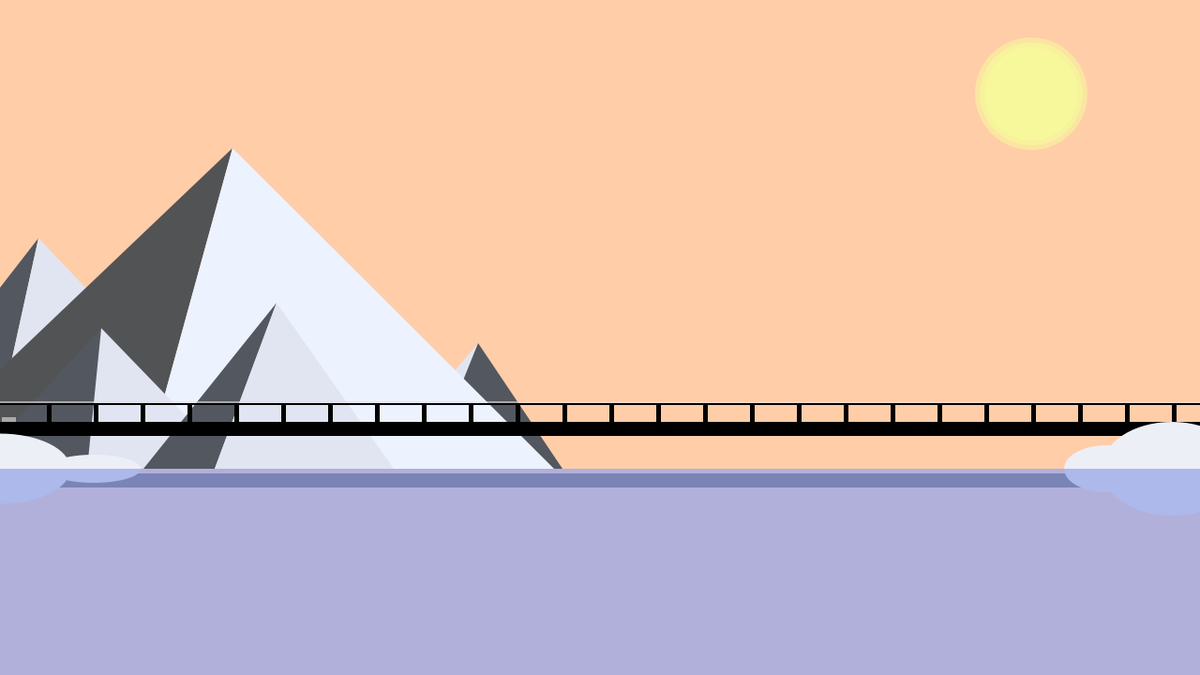
Frame 1 (no input)
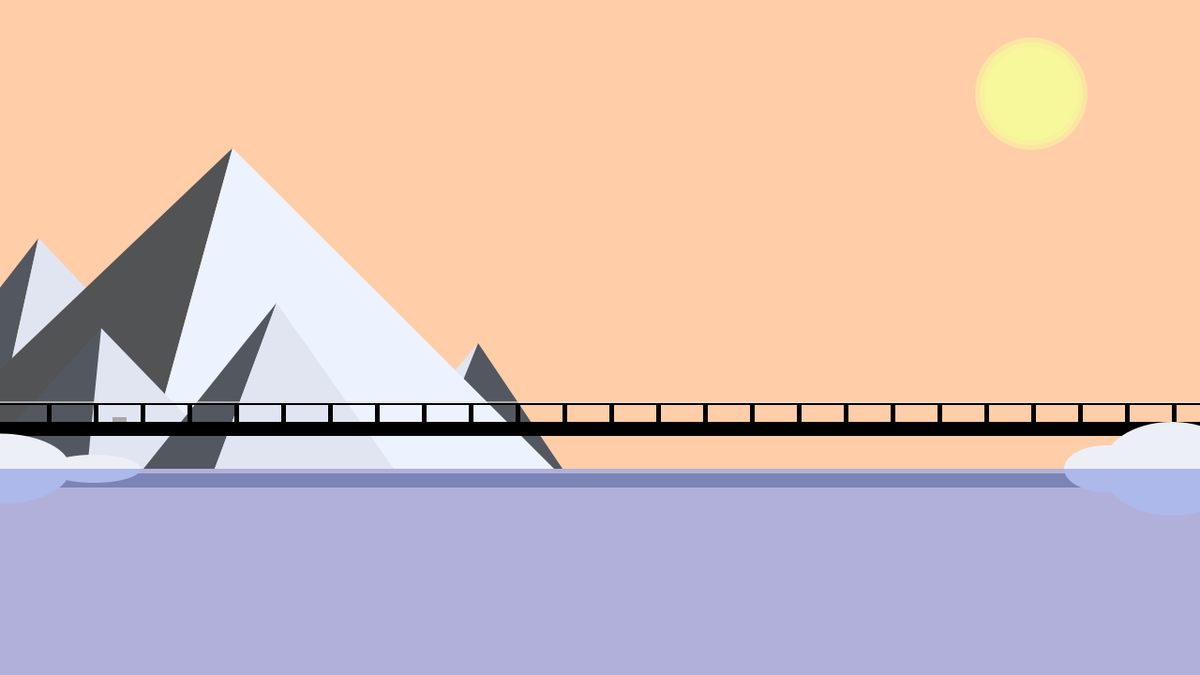
Frame 60 (the mouse pressed at the canvas centre just before this capture)
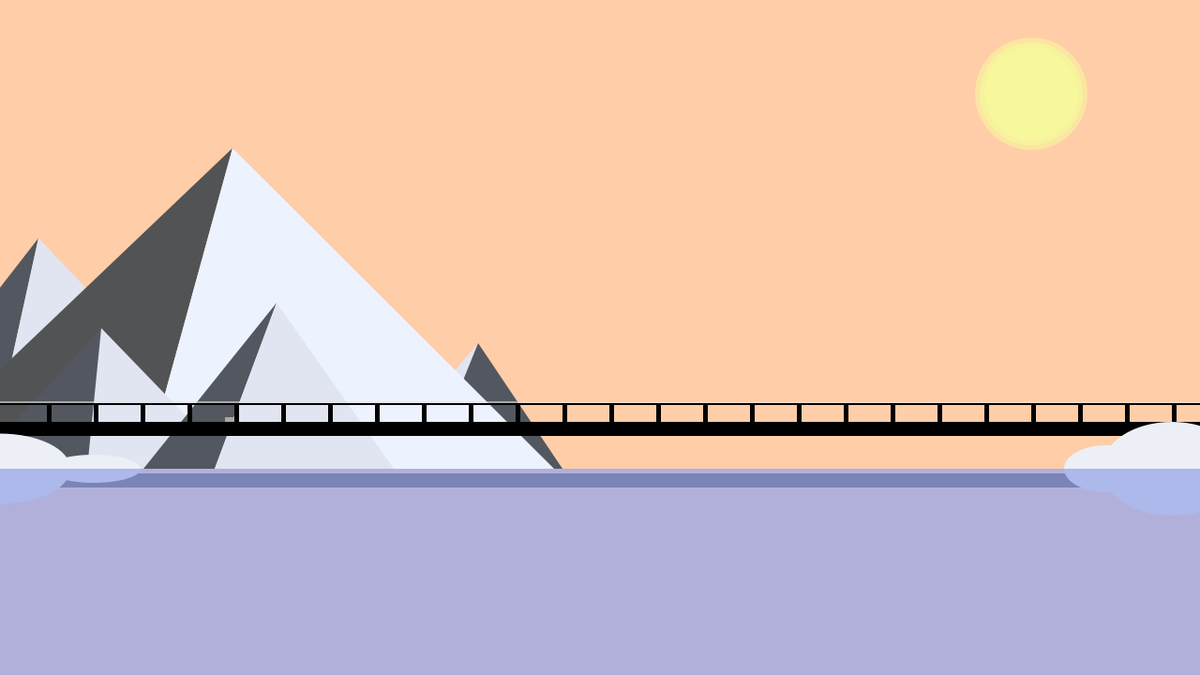
Frame 120 (the mouse held since frame 60 and released just before this capture)

The Processing sketch that drew these frames (run headless with seeded random() and noise(); from frame 60 on, the mouse is pressed at the canvas centre):

// Processing sketch: car_mountain
// ── car_mountain.pde
/*
~ must be one character in the scene
~ use one of each primitive shapes
~ use named variables when constructing the visual elements to allow for their location or size to be easily changed
~ String class to display name on the bottom corners
~allow user to influence the sketchs visual appearance through both keyboard and mouse input
~
*/

float car;

int darkBlue = #FFCDA8;
int darkGrey = #525355;
int darkGrey2 = #53575F;
int lightGrey = #EDF2FF; 
int lightGrey2 = #E1E5F2;

void setup(){
  size(1280, 720);
  noStroke();
}


void draw(){
  background(darkBlue);
  
  //car movement
  car = car + 2;
  if(car >= width+100) {
    car = 0;
  }

  //SUN
  fill(247, 247, 156);
  ellipse(1100, 100, 100, 100);
  fill(247, 247, 156, 180);
  ellipse(1100, 100, 110, 110);
  fill(247, 247, 156, 150);
  ellipse(1100, 100, 120, 120);
  
  //MOUNTAIN1
  fill(darkGrey2);
  triangle(41, 254, -13, 500, -150, 500);
  fill(lightGrey2);
  triangle(41, 254, -13, 500, 275, 500);
  
  //MOUNTAIN5
  fill(lightGrey2);
  triangle(510, 366, 456, 500, 396, 500);
  fill(darkGrey2);
  triangle(510, 366, 456, 500, 600, 500);
  
  //LARGEMOUNTAIN2
  fill(darkGrey);
  triangle(248, 158, 154, 500, -111, 500);
  fill(lightGrey);
  triangle(248, 158, 154, 500, 591, 500);
  
  //MOUNTAIN3
  fill(darkGrey2);
  triangle(108, 350, 93, 500, -30, 500);
  fill(lightGrey2);
  triangle(108, 350, 93, 500, 253, 500);
  
  //MOUNTAIN4
  fill(darkGrey2);
  triangle(295, 323, 229, 500, 153, 500);
  fill(lightGrey2);
  triangle(295, 323, 229, 500, 420, 500);
  
  //CAR
  fill(169, 169, 169);
  rect(car, 445, 15, 10);
  
  //Snow on Bridge
  fill(225, 150);
  rect(0, 428, 1280, 2);
  //Bridge
  fill(0);
  rect(0, 430, 1280, 2);
  rect(0, 450, 1280, 15);
  rect(50, 430, 5, 20);
  rect(100, 430, 5, 20);
  rect(150, 430, 5, 20);
  rect(200, 430, 5, 20);
  rect(250, 430, 5, 20);
  rect(300, 430, 5, 20);
  rect(350, 430, 5, 20);
  rect(400, 430, 5, 20);
  rect(450, 430, 5, 20);
  rect(500, 430, 5, 20);
  rect(550, 430, 5, 20);
  rect(600, 430, 5, 20);
  rect(650, 430, 5, 20);
  rect(700, 430, 5, 20);
  rect(750, 430, 5, 20);
  rect(800, 430, 5, 20);
  rect(850, 430, 5, 20);
  rect(900, 430, 5, 20);
  rect(950, 430, 5, 20);
  rect(1000, 430, 5, 20);
  rect(1050, 430, 5, 20);
  rect(1100, 430, 5, 20);
  rect(1150, 430, 5, 20);
  rect(1200, 430, 5, 20);
  rect(1250, 430, 5, 20);

  //REFLECTIONS
  fill(0);
  rect(0, 505, 1280, 15);
  
  //GROUND
  fill(#EDEFF7);
  ellipse(0, 500, 150, 75);
  ellipse(100, 500, 100, 30);
  ellipse(1250, 500, 150, 100);
  ellipse(1180, 500, 90, 50);
  fill(#9BA8E8, 200);
  rect(0, 500, 1280, 300);
  
  
  
}
